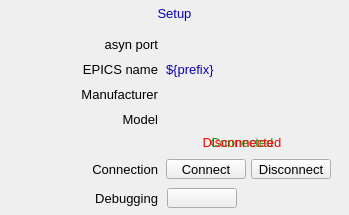
<?xml version="1.0" ?>
<ui version="4.0">
  <class>Dialog</class>
  <widget class="QWidget" name="screen">
    <property name="geometry">
      <rect>
        <x>251</x>
        <y>367</y>
        <width>349</width>
        <height>215</height>
      </rect>
    </property>
    <property name="styleSheet">
      <string notr="true">QWidget#screen {
  color: rgb(0, 0, 0);
  background-color: rgb(187, 187, 187);
  }</string>
    </property>
    <property name="windowTitle">
      <string>ADSetup</string>
    </property>
    <widget class="PyDMDrawingRectangle" name="rectangle">
      <property name="geometry">
        <rect>
          <x>0</x>
          <y>0</y>
          <width>350</width>
          <height>215</height>
        </rect>
      </property>
      <property name="brush" stdset="0">
        <brush brushstyle="NoBrush">
          <color alpha="255">
            <red>0</red>
            <green>0</green>
            <blue>0</blue>
          </color>
        </brush>
      </property>
      <property name="penStyle" stdset="0">
        <enum>Qt::SolidLine</enum>
      </property>
      <property name="penColor" stdset="0">
        <color>
          <red>0</red>
          <green>0</green>
          <blue>0</blue>
        </color>
      </property>
      <property name="penWidth" stdset="0">
        <double>1</double>
      </property>
      <property name="penCapStyle" stdset="0">
        <enum>Qt::FlatCap</enum>
      </property>
      <property name="toolTip">
        <string>rectangle</string>
      </property>
    </widget>
    <widget class="PyDMDrawingRectangle" name="rectangle_1">
      <property name="geometry">
        <rect>
          <x>121</x>
          <y>2</y>
          <width>107</width>
          <height>21</height>
        </rect>
      </property>
      <property name="brush" stdset="0">
        <brush brushstyle="SolidPattern">
          <color alpha="255">
            <red>218</red>
            <green>218</green>
            <blue>218</blue>
          </color>
        </brush>
      </property>
      <property name="penStyle" stdset="0">
        <enum>Qt::SolidLine</enum>
      </property>
      <property name="penColor" stdset="0">
        <color>
          <red>218</red>
          <green>218</green>
          <blue>218</blue>
        </color>
      </property>
      <property name="penWidth" stdset="0">
        <double>0</double>
      </property>
      <property name="penCapStyle" stdset="0">
        <enum>Qt::FlatCap</enum>
      </property>
      <property name="toolTip">
        <string>rectangle_1</string>
      </property>
    </widget>
    <widget class="PyDMDrawingRectangle" name="rectangle_2">
      <property name="geometry">
        <rect>
          <x>0</x>
          <y>0</y>
          <width>350</width>
          <height>215</height>
        </rect>
      </property>
      <property name="brush" stdset="0">
        <brush brushstyle="NoBrush">
          <color alpha="255">
            <red>0</red>
            <green>0</green>
            <blue>0</blue>
          </color>
        </brush>
      </property>
      <property name="penStyle" stdset="0">
        <enum>Qt::SolidLine</enum>
      </property>
      <property name="penColor" stdset="0">
        <color>
          <red>0</red>
          <green>0</green>
          <blue>0</blue>
        </color>
      </property>
      <property name="penWidth" stdset="0">
        <double>1</double>
      </property>
      <property name="penCapStyle" stdset="0">
        <enum>Qt::FlatCap</enum>
      </property>
      <property name="toolTip">
        <string>rectangle_2</string>
      </property>
    </widget>
    <widget class="QLabel" name="text">
      <property name="geometry">
        <rect>
          <x>95</x>
          <y>3</y>
          <width>159</width>
          <height>20</height>
        </rect>
      </property>
      <property name="text">
        <string>Setup</string>
      </property>
      <property name="font" stdset="0">
        <font>
          <pointsize>10</pointsize>
        </font>
      </property>
      <property name="brush" stdset="0">
        <brush brushstyle="SolidPattern">
          <color alpha="255">
            <red>10</red>
            <green>0</green>
            <blue>184</blue>
          </color>
        </brush>
      </property>
      <property name="toolTip">
        <string>text</string>
      </property>
      <property name="alignment">
        <set>Qt::AlignCenter</set>
      </property>
      <property name="styleSheet">
        <string notr="true">QLabel#text {
  color: rgb(10, 0, 184);
  }</string>
      </property>
    </widget>
    <widget class="PyDMFrame" name="composite">
      <property name="geometry">
        <rect>
          <x>58</x>
          <y>59</y>
          <width>268</width>
          <height>20</height>
        </rect>
      </property>
      <widget class="QLabel" name="text_1">
        <property name="geometry">
          <rect>
            <x>108</x>
            <y>1</y>
            <width>160</width>
            <height>18</height>
          </rect>
        </property>
        <property name="text">
          <string>${prefix}</string>
        </property>
        <property name="font" stdset="0">
          <font>
            <pointsize>10</pointsize>
          </font>
        </property>
        <property name="brush" stdset="0">
          <brush brushstyle="SolidPattern">
            <color alpha="255">
              <red>10</red>
              <green>0</green>
              <blue>184</blue>
            </color>
          </brush>
        </property>
        <property name="toolTip">
          <string>text_1</string>
        </property>
        <property name="alignment">
          <set>Qt::AlignLeading|Qt::AlignLeft|Qt::AlignVCenter</set>
        </property>
        <property name="styleSheet">
          <string notr="true">QLabel#text_1 {
  color: rgb(10, 0, 184);
  }</string>
        </property>
      </widget>
      <widget class="QLabel" name="text_2">
        <property name="geometry">
          <rect>
            <x>0</x>
            <y>0</y>
            <width>100</width>
            <height>20</height>
          </rect>
        </property>
        <property name="text">
          <string>EPICS name</string>
        </property>
        <property name="font" stdset="0">
          <font>
            <pointsize>10</pointsize>
          </font>
        </property>
        <property name="brush" stdset="0">
          <brush brushstyle="SolidPattern">
            <color alpha="255">
              <red>0</red>
              <green>0</green>
              <blue>0</blue>
            </color>
          </brush>
        </property>
        <property name="toolTip">
          <string>text_2</string>
        </property>
        <property name="alignment">
          <set>Qt::AlignRight|Qt::AlignTrailing|Qt::AlignVCenter</set>
        </property>
        <property name="styleSheet">
          <string notr="true">QLabel#text_2 {
  color: rgb(0, 0, 0);
  }</string>
        </property>
      </widget>
    </widget>
    <widget class="PyDMFrame" name="composite_1">
      <property name="geometry">
        <rect>
          <x>38</x>
          <y>84</y>
          <width>288</width>
          <height>20</height>
        </rect>
      </property>
      <widget class="QLabel" name="text_3">
        <property name="geometry">
          <rect>
            <x>0</x>
            <y>0</y>
            <width>120</width>
            <height>20</height>
          </rect>
        </property>
        <property name="text">
          <string>Manufacturer</string>
        </property>
        <property name="font" stdset="0">
          <font>
            <pointsize>10</pointsize>
          </font>
        </property>
        <property name="brush" stdset="0">
          <brush brushstyle="SolidPattern">
            <color alpha="255">
              <red>0</red>
              <green>0</green>
              <blue>0</blue>
            </color>
          </brush>
        </property>
        <property name="toolTip">
          <string>text_3</string>
        </property>
        <property name="alignment">
          <set>Qt::AlignRight|Qt::AlignTrailing|Qt::AlignVCenter</set>
        </property>
        <property name="styleSheet">
          <string notr="true">QLabel#text_3 {
  color: rgb(0, 0, 0);
  }</string>
        </property>
      </widget>
      <widget class="PyDMLabel" name="text_update">
        <property name="geometry">
          <rect>
            <x>128</x>
            <y>1</y>
            <width>160</width>
            <height>18</height>
          </rect>
        </property>
        <property name="toolTip">
          <string>PV: ${prefix}Manufacturer_RBV</string>
        </property>
        <property name="channel" stdset="0">
          <string>ca://${prefix}Manufacturer_RBV</string>
        </property>
        <property name="font" stdset="0">
          <font>
            <pointsize>10</pointsize>
          </font>
        </property>
        <property name="alignment">
          <set>Qt::AlignLeading|Qt::AlignLeft|Qt::AlignVCenter</set>
        </property>
        <property name="textInteractionFlags">
          <set>Qt::TextSelectableByKeyboard|Qt::TextSelectableByMouse</set>
        </property>
        <property name="styleSheet">
          <string notr="true">PyDMLabel#text_update {
  color: rgb(10, 0, 184);
  background-color: rgb(187, 187, 187);
  }</string>
        </property>
      </widget>
    </widget>
    <widget class="QLabel" name="text_4">
      <property name="geometry">
        <rect>
          <x>68</x>
          <y>188</y>
          <width>90</width>
          <height>20</height>
        </rect>
      </property>
      <property name="text">
        <string>Debugging</string>
      </property>
      <property name="font" stdset="0">
        <font>
          <pointsize>10</pointsize>
        </font>
      </property>
      <property name="brush" stdset="0">
        <brush brushstyle="SolidPattern">
          <color alpha="255">
            <red>0</red>
            <green>0</green>
            <blue>0</blue>
          </color>
        </brush>
      </property>
      <property name="toolTip">
        <string>text_4</string>
      </property>
      <property name="alignment">
        <set>Qt::AlignRight|Qt::AlignTrailing|Qt::AlignVCenter</set>
      </property>
      <property name="styleSheet">
        <string notr="true">QLabel#text_4 {
  color: rgb(0, 0, 0);
  }</string>
      </property>
    </widget>
    <widget class="PyDMRelatedDisplayButton" name="related_display">
      <property name="geometry">
        <rect>
          <x>167</x>
          <y>188</y>
          <width>70</width>
          <height>20</height>
        </rect>
      </property>
      <property name="showIcon" stdset="0">
        <bool>true</bool>
      </property>
      <property name="font" stdset="0">
        <font>
          <pointsize>10</pointsize>
        </font>
      </property>
      <property name="styleSheet">
        <string notr="true">PyDMRelatedDisplayButton#related_display {
  color: rgb(0, 0, 0);
  background-color: rgb(115, 223, 255);
  }</string>
      </property>
      <property name="titles" stdset="0">
        <stringlist>
          <string>asyn record</string>
          <string>Save restore status</string>
        </stringlist>
      </property>
      <property name="filenames" stdset="0">
        <stringlist>
          <string>asynRecord.ui</string>
          <string>save_restoreStatus_more.ui</string>
        </stringlist>
      </property>
      <property name="macros" stdset="0">
        <stringlist>
          <string>P=${P},R=${R}AsynIO</string>
          <string>P=${P}</string>
        </stringlist>
      </property>
      <property name="openInNewWindow" stdset="0">
        <bool>true</bool>
      </property>
    </widget>
    <widget class="QLabel" name="text_5">
      <property name="geometry">
        <rect>
          <x>108</x>
          <y>109</y>
          <width>50</width>
          <height>20</height>
        </rect>
      </property>
      <property name="text">
        <string>Model</string>
      </property>
      <property name="font" stdset="0">
        <font>
          <pointsize>10</pointsize>
        </font>
      </property>
      <property name="brush" stdset="0">
        <brush brushstyle="SolidPattern">
          <color alpha="255">
            <red>0</red>
            <green>0</green>
            <blue>0</blue>
          </color>
        </brush>
      </property>
      <property name="toolTip">
        <string>text_5</string>
      </property>
      <property name="alignment">
        <set>Qt::AlignRight|Qt::AlignTrailing|Qt::AlignVCenter</set>
      </property>
      <property name="styleSheet">
        <string notr="true">QLabel#text_5 {
  color: rgb(0, 0, 0);
  }</string>
      </property>
    </widget>
    <widget class="PyDMLabel" name="text_update_1">
      <property name="geometry">
        <rect>
          <x>166</x>
          <y>110</y>
          <width>160</width>
          <height>18</height>
        </rect>
      </property>
      <property name="toolTip">
        <string>PV: ${prefix}Model_RBV</string>
      </property>
      <property name="channel" stdset="0">
        <string>ca://${prefix}Model_RBV</string>
      </property>
      <property name="font" stdset="0">
        <font>
          <pointsize>10</pointsize>
        </font>
      </property>
      <property name="alignment">
        <set>Qt::AlignLeading|Qt::AlignLeft|Qt::AlignVCenter</set>
      </property>
      <property name="textInteractionFlags">
        <set>Qt::TextSelectableByKeyboard|Qt::TextSelectableByMouse</set>
      </property>
      <property name="styleSheet">
        <string notr="true">PyDMLabel#text_update_1 {
  color: rgb(10, 0, 184);
  background-color: rgb(187, 187, 187);
  }</string>
      </property>
    </widget>
    <widget class="QLabel" name="text_6">
      <property name="geometry">
        <rect>
          <x>58</x>
          <y>159</y>
          <width>100</width>
          <height>20</height>
        </rect>
      </property>
      <property name="text">
        <string>Connection</string>
      </property>
      <property name="font" stdset="0">
        <font>
          <pointsize>10</pointsize>
        </font>
      </property>
      <property name="brush" stdset="0">
        <brush brushstyle="SolidPattern">
          <color alpha="255">
            <red>0</red>
            <green>0</green>
            <blue>0</blue>
          </color>
        </brush>
      </property>
      <property name="toolTip">
        <string>text_6</string>
      </property>
      <property name="alignment">
        <set>Qt::AlignRight|Qt::AlignTrailing|Qt::AlignVCenter</set>
      </property>
      <property name="styleSheet">
        <string notr="true">QLabel#text_6 {
  color: rgb(0, 0, 0);
  }</string>
      </property>
    </widget>
    <widget class="PyDMPushButton" name="message_button">
      <property name="geometry">
        <rect>
          <x>166</x>
          <y>159</y>
          <width>80</width>
          <height>20</height>
        </rect>
      </property>
      <property name="text">
        <string>Connect</string>
      </property>
      <property name="font" stdset="0">
        <font>
          <pointsize>10</pointsize>
        </font>
      </property>
      <property name="toolTip">
        <string>${prefix}AsynIO.CNCT</string>
      </property>
      <property name="channel" stdset="0">
        <string>ca://${prefix}AsynIO.CNCT</string>
      </property>
      <property name="pressValue" stdset="0">
        <string>1</string>
      </property>
      <property name="styleSheet">
        <string notr="true">PyDMPushButton#message_button {
  color: rgb(0, 0, 0);
  background-color: rgb(115, 223, 255);
  }</string>
      </property>
    </widget>
    <widget class="PyDMPushButton" name="message_button_1">
      <property name="geometry">
        <rect>
          <x>251</x>
          <y>159</y>
          <width>80</width>
          <height>20</height>
        </rect>
      </property>
      <property name="text">
        <string>Disconnect</string>
      </property>
      <property name="font" stdset="0">
        <font>
          <pointsize>10</pointsize>
        </font>
      </property>
      <property name="toolTip">
        <string>${prefix}AsynIO.CNCT</string>
      </property>
      <property name="channel" stdset="0">
        <string>ca://${prefix}AsynIO.CNCT</string>
      </property>
      <property name="pressValue" stdset="0">
        <string>0</string>
      </property>
      <property name="styleSheet">
        <string notr="true">PyDMPushButton#message_button_1 {
  color: rgb(0, 0, 0);
  background-color: rgb(115, 223, 255);
  }</string>
      </property>
    </widget>
    <widget class="QLabel" name="text_7">
      <property name="geometry">
        <rect>
          <x>197</x>
          <y>132</y>
          <width>90</width>
          <height>20</height>
        </rect>
      </property>
      <property name="text">
        <string>Connected</string>
      </property>
      <property name="font" stdset="0">
        <font>
          <pointsize>10</pointsize>
        </font>
      </property>
      <property name="brush" stdset="0">
        <brush brushstyle="SolidPattern">
          <color alpha="255">
            <red>40</red>
            <green>147</green>
            <blue>21</blue>
          </color>
        </brush>
      </property>
      <property name="rules" stdset="0">
        <string>[{&quot;name&quot;: &quot;visibility&quot;, &quot;property&quot;: &quot;Visible&quot;, &quot;channels&quot;: [{&quot;channel&quot;: &quot;${prefix}AsynIO.CNCT&quot;, &quot;trigger&quot;: true}], &quot;expression&quot;: &quot;0&quot;}]</string>
      </property>
      <property name="toolTip">
        <string>text_7</string>
      </property>
      <property name="alignment">
        <set>Qt::AlignCenter</set>
      </property>
      <property name="styleSheet">
        <string notr="true">QLabel#text_7 {
  color: rgb(40, 147, 21);
  }</string>
      </property>
    </widget>
    <widget class="QLabel" name="text_8">
      <property name="geometry">
        <rect>
          <x>182</x>
          <y>132</y>
          <width>120</width>
          <height>20</height>
        </rect>
      </property>
      <property name="text">
        <string>Disconnected</string>
      </property>
      <property name="font" stdset="0">
        <font>
          <pointsize>10</pointsize>
        </font>
      </property>
      <property name="brush" stdset="0">
        <brush brushstyle="SolidPattern">
          <color alpha="255">
            <red>253</red>
            <green>0</green>
            <blue>0</blue>
          </color>
        </brush>
      </property>
      <property name="rules" stdset="0">
        <string>[{&quot;name&quot;: &quot;visibility&quot;, &quot;property&quot;: &quot;Visible&quot;, &quot;channels&quot;: [{&quot;channel&quot;: &quot;${prefix}AsynIO.CNCT&quot;, &quot;trigger&quot;: true}], &quot;expression&quot;: &quot;ch[0]==0&quot;}]</string>
      </property>
      <property name="toolTip">
        <string>text_8</string>
      </property>
      <property name="alignment">
        <set>Qt::AlignCenter</set>
      </property>
      <property name="styleSheet">
        <string notr="true">QLabel#text_8 {
  color: rgb(253, 0, 0);
  }</string>
      </property>
    </widget>
    <widget class="QLabel" name="text_9">
      <property name="geometry">
        <rect>
          <x>58</x>
          <y>34</y>
          <width>100</width>
          <height>20</height>
        </rect>
      </property>
      <property name="text">
        <string>asyn port</string>
      </property>
      <property name="font" stdset="0">
        <font>
          <pointsize>10</pointsize>
        </font>
      </property>
      <property name="brush" stdset="0">
        <brush brushstyle="SolidPattern">
          <color alpha="255">
            <red>0</red>
            <green>0</green>
            <blue>0</blue>
          </color>
        </brush>
      </property>
      <property name="toolTip">
        <string>text_9</string>
      </property>
      <property name="alignment">
        <set>Qt::AlignRight|Qt::AlignTrailing|Qt::AlignVCenter</set>
      </property>
      <property name="styleSheet">
        <string notr="true">QLabel#text_9 {
  color: rgb(0, 0, 0);
  }</string>
      </property>
    </widget>
    <widget class="PyDMLabel" name="text_update_2">
      <property name="geometry">
        <rect>
          <x>166</x>
          <y>35</y>
          <width>160</width>
          <height>18</height>
        </rect>
      </property>
      <property name="toolTip">
        <string>PV: ${prefix}PortName_RBV</string>
      </property>
      <property name="channel" stdset="0">
        <string>ca://${prefix}PortName_RBV</string>
      </property>
      <property name="font" stdset="0">
        <font>
          <pointsize>10</pointsize>
        </font>
      </property>
      <property name="alignment">
        <set>Qt::AlignLeading|Qt::AlignLeft|Qt::AlignVCenter</set>
      </property>
      <property name="textInteractionFlags">
        <set>Qt::TextSelectableByKeyboard|Qt::TextSelectableByMouse</set>
      </property>
      <property name="styleSheet">
        <string notr="true">PyDMLabel#text_update_2 {
  color: rgb(10, 0, 184);
  background-color: rgb(187, 187, 187);
  }</string>
      </property>
    </widget>
  </widget>
  <customwidgets>
    <customwidget>
      <class>PyDMDrawingRectangle</class>
      <extends>QWidget</extends>
      <header>pydm.widgets.drawing</header>
    </customwidget>
    <customwidget>
      <class>PyDMLabel</class>
      <extends>QLabel</extends>
      <header>pydm.widgets.label</header>
    </customwidget>
    <customwidget>
      <class>PyDMFrame</class>
      <extends>QFrame</extends>
      <header>pydm.widgets.frame</header>
    </customwidget>
    <customwidget>
      <class>PyDMRelatedDisplayButton</class>
      <extends>QPushButton</extends>
      <header>pydm.widgets.related_display_button</header>
    </customwidget>
    <customwidget>
      <class>PyDMPushButton</class>
      <extends>QPushButton</extends>
      <header>pydm.widgets.pushbutton</header>
    </customwidget>
  </customwidgets>
</ui>
